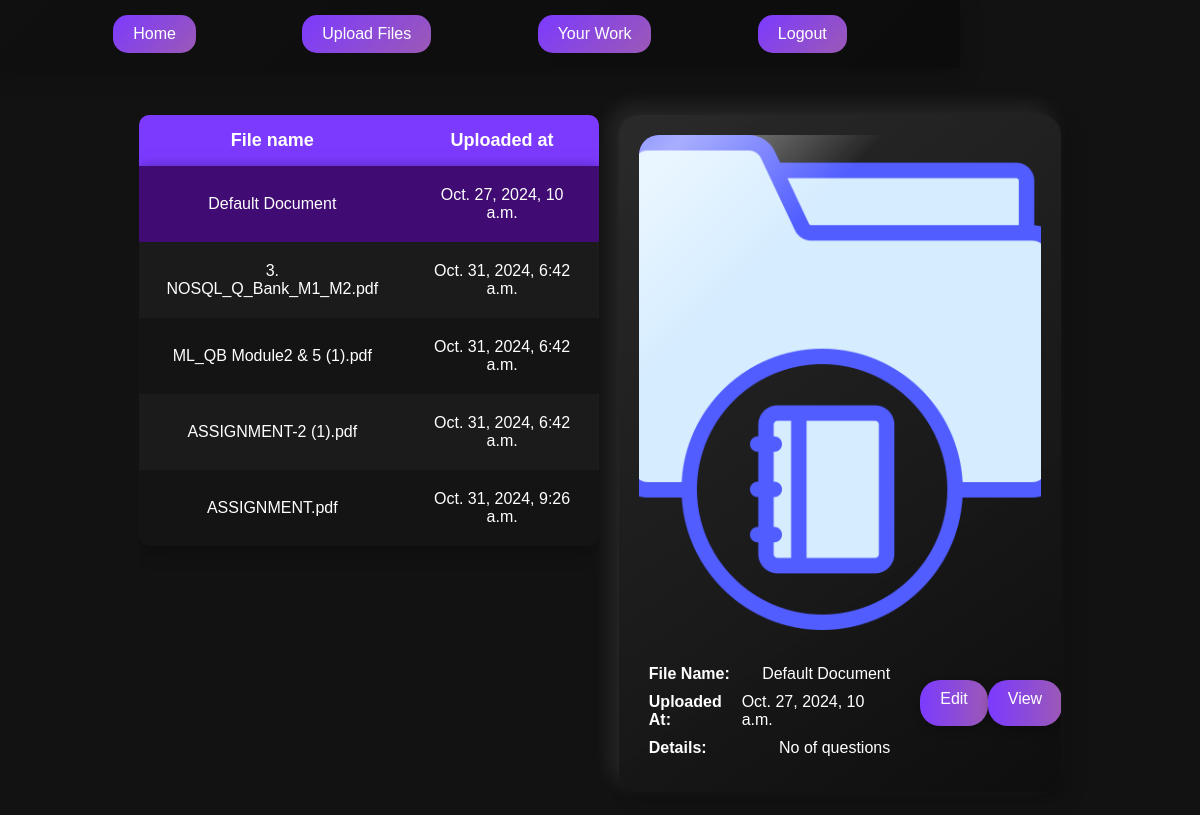
The app's page /saved_files/ (signed in) with its own data.
### core/models.py (models this page shows, shortened)
class Document(models.Model):
    name = models.CharField(max_length=255)
    file = models.FileField(upload_to='documents/')
    answers = models.FileField(upload_to='answers/', null=True, blank=True)
    uploaded_at = models.DateTimeField(auto_now_add=True)
    preview = models.ImageField(upload_to='previews/', null=True, blank=True)
    user = models.ForeignKey(User, on_delete=models.CASCADE, related_name='documents', default=1)  # Associate with User

### core/views.py (the view)
# urls.py: path('saved_files/', views.saved_files, name='saved_files'),
@login_required
def saved_files(request):
    print("Accessing saved files.")
    uploaded_files = Document.objects.filter(user=request.user)  # Filter by logged-in user
    context = {'uploaded_files': uploaded_files}
    return render(request, 'core/saved_files.html', context)

### core/templates/core/saved_files.html (shortened to what this page needs)
{% load static %}
<!DOCTYPE html>
<html lang="en">
<head>
    <link rel="stylesheet" href="{% static 'core/css/saved_files.css' %}">
</head>
<body>
    <nav class="nav">
        <a href="{% url 'index' %}">Home</a>
        <a href="{% url 'upload_pdf' %}">Upload Files</a>
        <a href="{% url 'saved_files' %}">Your Work</a>
        {% if user.is_authenticated %}
            <a href="{% url 'log_out' %}" class="nav-br-buttons">Logout</a>
        {% endif %}
    </nav>
    <div class="main-container">
        {% if uploaded_files %}
        <div class="sub-container">
            <div class="file-list">
                <table class="table">
                    <thead class="table-head">
                        <tr>
                            <th>File name</th>
                            <th>Uploaded at</th>
                        </tr>
                    </thead>
                    <tbody class="table-body">
                        {% for file in uploaded_files %}
                            <tr class="file-row"
                                data-file-id="{{ file.id }}"
                                data-file-name="{{ file.name }}"
                                data-uploaded-at="{{ file.uploaded_at }}"
                                data-file-preview="{{ file.preview.url }}"
                                data-file-details="No of questions {{ file.question_count }}">
                                <td>{{ file.name }}</td>
                                <td>{{ file.uploaded_at }}</td>
                            </tr>
                        {% endfor %}
                    </tbody>
                </table>
            </div>
            <div class="file-details">
                <div class="file-preview-img" id="filePreviewImg"></div>
                <div class="file-details-and-edit">
                    <div class="file-text-details" id="fileTextDetails"></div>
                    <div class="button-container">
                        <a href="#" class="edit-button">Edit</a>
                        <a href="#" id="viewAnswersButton" class="edit-button">View</a>
                    </div>
                </div>
            </div>
        </div>
        {% else %}
            <div class="no-files-message">
                No files here to display. Start uploading files!
            </div>
        {% endif %}
    </div>
</body>
</html>

### records on screen
Document: name "Default Document", uploaded_at "Oct. 27, 2024, 10 a.m."
Document: name "3. NOSQL_Q_Bank_M1_M2.pdf", uploaded_at "Oct. 31, 2024, 6:42 a.m."
Document: name "ML_QB Module2 & 5 (1).pdf", uploaded_at "Oct. 31, 2024, 6:42 a.m."
Document: name "ASSIGNMENT-2 (1).pdf", uploaded_at "Oct. 31, 2024, 6:42 a.m."
Document: name "ASSIGNMENT.pdf", uploaded_at "Oct. 31, 2024, 9:26 a.m."
